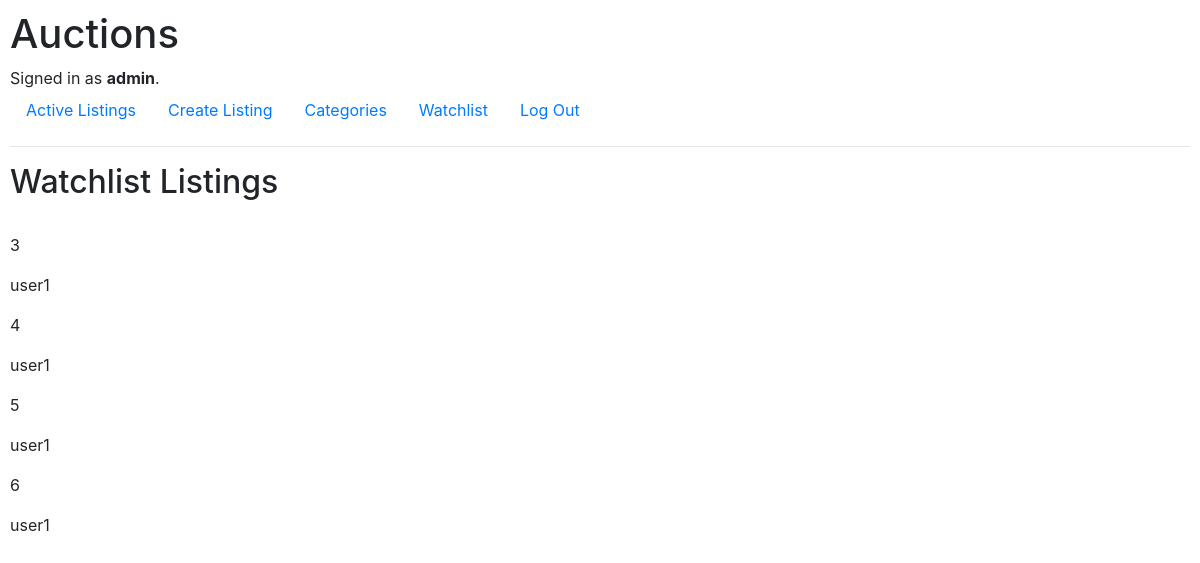
Screenshot of /view_watchlist (signed in) with the database file from the repository.
### auctions/models.py (models this page shows, shortened)
class User(AbstractUser):
    pass

class Watchlists(models.Model):
	owner = models.ForeignKey(User, on_delete=models.CASCADE)
	products = models.ForeignKey(Listings, on_delete=models.CASCADE, blank=True, related_name="listing")

### auctions/views.py (the view)
# urls.py: path("view_watchlist", views.view_watchlist, name="view_watchlist"),
def view_watchlist(request):
    w = Watchlists.objects.filter(owner = 3)
    return render(request, "auctions/watchlist.html",{
        "listings": w
    })

### auctions/templates/auctions/watchlist.html (shortened to what this page needs)
{% extends "auctions/layout.html" %}
{% block body %}
    <h2>Watchlist Listings</h2>
	<br>
	{% for listing in listings %}
	<p>{{listing.id}}</p>
	<p>{{listing.owner}}</p>
	{% endfor %}
{% endblock %}

### auctions/templates/auctions/layout.html (shortened to what this page needs)
{% load static %}
<!DOCTYPE html>
<html lang="en">
    <head>
        <link rel="stylesheet" href="https://stackpath.bootstrapcdn.com/bootstrap/4.4.1/css/bootstrap.min.css">
        <link href="{% static 'auctions/styles.css' %}" rel="stylesheet">
    </head>
    <body>
        <h1>Auctions</h1>
        <div>
            {% if user.is_authenticated %}
                Signed in as <strong>{{ user.username }}</strong>.
            {% else %}
                Not signed in.
            {% endif %}
        </div>
        <ul class="nav">
            <li class="nav-item">
                <a class="nav-link" href="{% url 'index' %}">Active Listings</a>
            </li>
            {% if user.is_authenticated %}
				<li class="nav-item">
					<a href="{% url 'newListing' %}" class="nav-link">Create Listing</a>
				</li>
				<li class="nav-item"><a href="#" class="nav-link">Categories</a></li>
				<li class="nav-item"><a href="{% url 'view_watchlist' %}" class="nav-link">Watchlist	</a></li>
                <li class="nav-item">
                    <a class="nav-link" href="{% url 'logout' %}">Log Out</a>
                </li>
            {% endif %}
        </ul>
        <hr>
        {% block body %}
        {% endblock %}
    </body>
</html>

### auctions/static/auctions/styles.css (style rules this page uses)
body { padding: 10px; }

### rows the page displays
User: username "admin"
Watchlists: id "3", owner "user1"
Watchlists: id "4", owner "user1"
Watchlists: id "5", owner "user1"
Watchlists: id "6", owner "user1"
